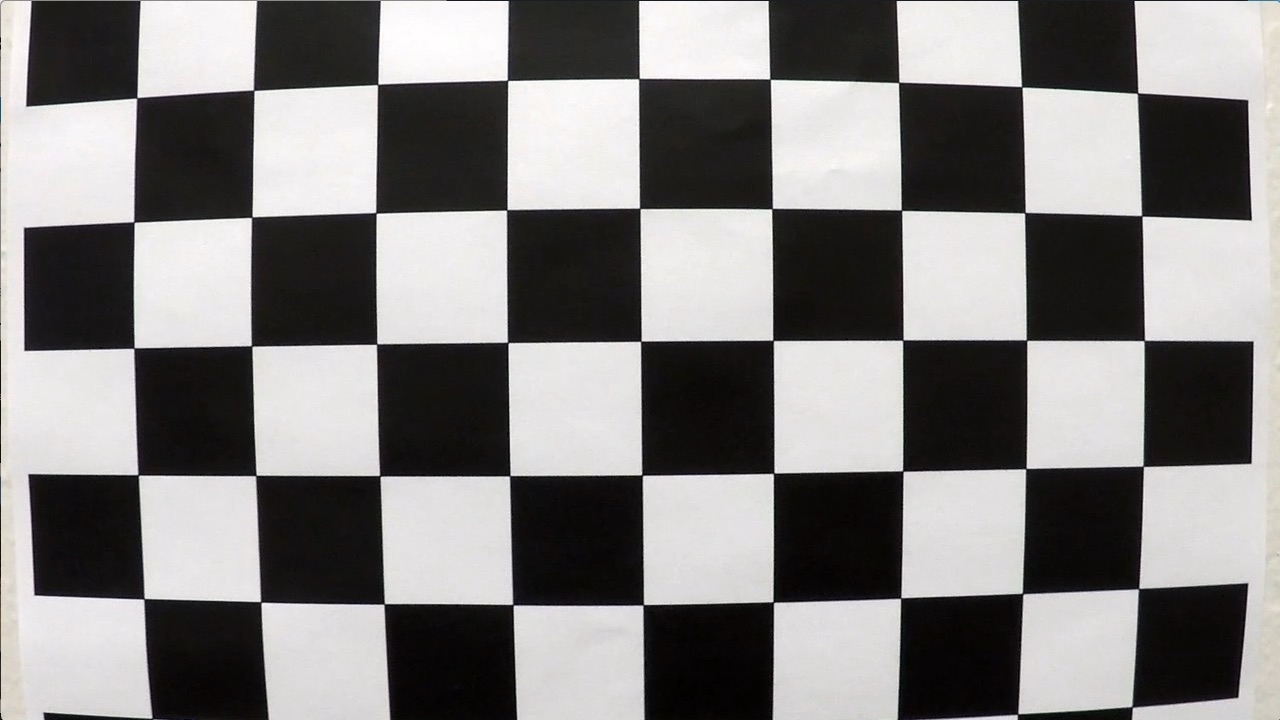
#> input picture camera_cal/calibration1.jpg, 1280 x 720 px; its folder holds 5 pictures in this run
$ jupyter execute --allow-errors lf-pipeline.ipynb   (shell and % lines are left out)   (older library calls are emulated)
#> lines starting #> are read from the running program, lines starting #| are printed output that depends on the picture
# Advanced Lane Finding Project Pipeline

## Imports

[cell 1]
import numpy as np
import matplotlib.image as mpimg
import matplotlib.pyplot as plt
import cv2

import os
import glob
import pickle

from moviepy.editor import VideoFileClip

## Camera Calbiration

`extract_points()` is responsible for generating the camera calibration matrix and distortion coefficients using the chessboard calibration images, while `camera_cal()` undistorts a given image (not used later on because only the matrix and dist coefficients are required, but its use is shown here for demonstration purposes).

[cell 2]
# [36 lines left out: function extract_points, not called in this run]

def camera_cal(filename, mtx, dist):
    '''
    args:
        - filename: filename corresponding to a calibration image
        - mtx: camera calibration matrix (can be re-calculated using extract_points())
        - dist: distortion coefficients (can also be re-calculated using extract_points())

    returns:
        - ret: bool
        - mtx: camera matrix
        - dist: distortion coefficients
        - rvecs: rotation vectors
        - tvecs: translation vectors
    '''

    split = filename.split('.')

    new_filename = filename.split('.')[-2].split('/')[-1]

    image = mpimg.imread(filename)

    # undistort image
    dst = cv2.undistort(image, mtx, dist, None, mtx)

    # write to new image for checking purposes
    plt.imsave("../undistorted/{}_undist.{}".format(new_filename, split[-1]), dst)

    fig, (ax1, ax2) = plt.subplots(1, 2, figsize = (16, 8))
    ax1.imshow(image)
    ax1.set_title("original")
    ax2.imshow(dst)
    ax2.set_title("undistorted")

    return dst

image_list = glob.glob("../camera_cal/*")

# this is only executed to generate new mtx and dist
#mtx, dist = extract_points(image_list)

# instead read saved mtx and dist from pickle file
dist_pickle = pickle.load(open("dist_pickle.p", "rb"))
#> (reads src/dist_pickle.p from the repository)
mtx = dist_pickle["mtx"]
dist = dist_pickle["dist"]

# test on a chessboard image
test_undist = camera_cal("../camera_cal/calibration1.jpg", mtx, dist)
#> in camera_cal, image is the input picture: shape (720, 1280, 3); mean R, G, B 130.1, 128.4, 127.8

# test on road images
road_undist = camera_cal("../test_images/straight_lines1.jpg", mtx, dist)
#> call 2 of camera_cal, with filename = '../test_images/straight_lines1.jpg', mtx = array of shape (3, 3), dist = array of shape (1, 5)
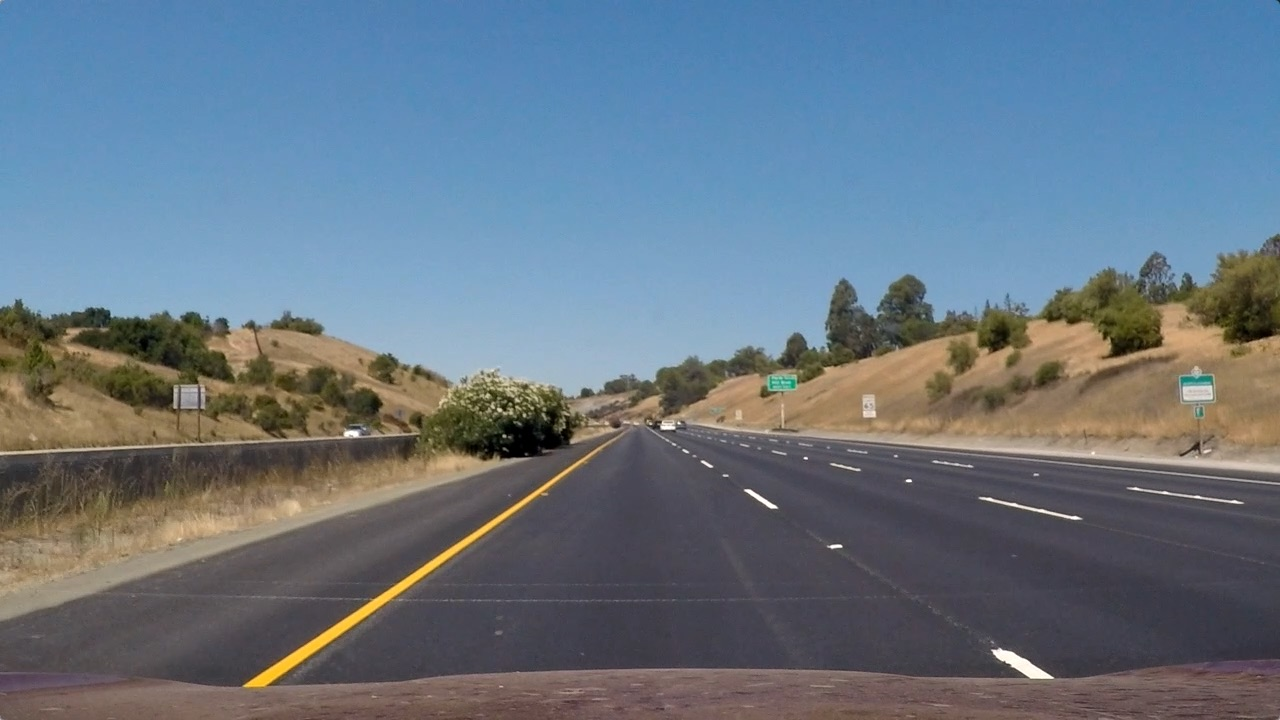
#> input picture test_images/straight_lines1.jpg, 1280 x 720 px
#> in camera_cal, image is the input picture: shape (720, 1280, 3); mean R, G, B 103.2, 117.7, 131.2

NOTE: `extract_points()` was only used to generate the matrix and distortion coefficients; for future runs, the saved mtx and dist are pulled from the pickle file.

## Gradient and Color Thresholding

At this point, the undistorted images will be prepared for lane detection. With a combination of color and gradient thresholding, pixels least likely to be relevant are hidden. I found that also adding a region of interest mask after this helped eliminate stray pixels that may be mistaken for lane lines later in the pipeline (occurred when one of the lines fails to be detected).

[cell 3]
def threshold(image):
    # convert to HLS color space
    hls = cv2.cvtColor(image, cv2.COLOR_RGB2HLS)

    s_channel = hls[:, :, 2]
    gray = cv2.cvtColor(image, cv2.COLOR_RGB2GRAY)

    sobel_x = cv2.Sobel(gray, cv2.CV_64F, 1, 0)
    abs_sobel_x = np.absolute(sobel_x)
    scaled_sobel = np.uint8(255 * abs_sobel_x / np.max(abs_sobel_x))

    sobelx_binary = np.zeros_like(scaled_sobel)
    sobelx_binary[(scaled_sobel >= 20) & (scaled_sobel <= 100)] = 1

    s_binary = np.zeros_like(s_channel)
    s_binary[(s_channel >= 100) & (s_channel <= 255)] = 1

    combined_binary = np.zeros_like(sobelx_binary)
    combined_binary[(s_binary == 1) | (sobelx_binary == 1)] = 1

    # generate region of interest mask
    vertices = np.array([[(0, combined_binary.shape[0]), (550, 456), (730, 456), (combined_binary.shape[1], combined_binary.shape[0])]], dtype = np.int32)
    mask = np.zeros_like(combined_binary)

    if len(combined_binary.shape) > 2:
        ignore_mask_color = (255,) * combined_binary.shape[2]
    else:
        ignore_mask_color = 255

    cv2.fillPoly(mask, vertices, ignore_mask_color)

    masked_combined_binary = cv2.bitwise_and(combined_binary, mask)

    return masked_combined_binary

# test on undistorted road image
thresholded = threshold(mpimg.imread("../undistorted/straight_lines1_undist.jpg"))
plt.imsave("../output_images/thresholded.jpg", thresholded, cmap = "gray")
plt.imshow(thresholded, cmap = "gray")

## Warping with Perspective Transform

The thresholded image is now warped using the same camera matrix and distortion coefficients calculated earlier, so as to provide a birds-eye view of the road. The source and destination points of the warp are hand-crafted and picked from the first straight line road sample image.

[cell 4]
def perspective_transform(image, mtx, dist, src, dest):
    M = cv2.getPerspectiveTransform(src, dest)
    M_inv = cv2.getPerspectiveTransform(dest, src)
    warped = cv2.warpPerspective(image, M, (image.shape[1], image.shape[0]), flags = cv2.INTER_LINEAR)

    return warped

# hand-picked src and destination points
# src corresponds to a trapezoidal region in the original image
# dest corresponds to a rectangular region denoting the desired configuration/position of the src region after warping
src = np.float32([
    [250, 678], # bottom left
    [585, 456], # top left
    [698, 456], # top right
    [1057, 678] # bottom right
])

dest = np.float32([
    [386, 719], # bottom left
    [386, 0],   # top left
    [894, 0],   # top right
    [894, 719]  # bottom right
])

# auxiliary function for drawing diagram lines
def draw_lines(image, polygon):

    for i in range(len(polygon)):

        cv2.line(image, tuple(polygon[i]), tuple(polygon[(i + 1) % len(polygon)]), (0, 255, 0), thickness = 3)

# test perspective transform function on thresholded image from before
warped = perspective_transform(road_undist, mtx, dist, src, dest)
#> in perspective_transform, `warped = cv2.warpPerspective(image, M, (image.shape[1], image.shape[0]..`:
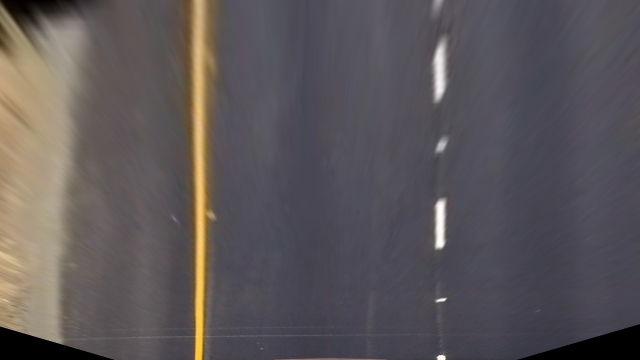
#> warped: shape (720, 1280, 3) (shown at 1/2 size); mean R, G, B 91.9, 86.5, 88.8

# draw src and dest lines
undist_copy = np.copy(road_undist)
warped_copy = np.copy(warped)

draw_lines(undist_copy, src)
draw_lines(warped_copy, dest)

fig, (ax1, ax2) = plt.subplots(1, 2, figsize = (16, 8))
ax1.imshow(undist_copy)
ax1.set_title("undistorted")

ax2.imshow(warped_copy)
ax2.set_title("perspective transformed")

## Lane Line Detection

Before detecting the pixels belonging to lane lines, I'll be using the Line class provided with some small modifications.

[cell 5]
class Line():

    def __init__(self):

        # whether the line was detected in the previous frame
        self.detected = False

        # x vals of the last n fits of the line
        self.recent_xfitted = []

        # avg x vals from the last n fits
        self.bestx = None

        # polynomial coeffs avg'd from last n fits
        self.best_fit = None

        # polynomial coeffs from previous fit
        self.prev_fit = [np.array([False])]

        # x and y vals from the current and previous detections
        self.x = None
        self.y = None
        self.prev_x = None
        self.prev_y = None

        # x and y fits from current and previous poly. fit
        self.fit_x = None
        self.fit_y = None
        self.prev_fit_x = None
        self.prev_fit_y = None

        # polynomial coeffs of current fit
        self.current_fit = [np.array([False])]

        # radius of curvature of the line
        self.radius_of_curvature = None

        # line position in image (not the distance from line to car as suggested; this will later be calculated using the base pos of L+R lane lines)
        self.line_base_pos = None

        # diff between prev and current line of best fit coefficients
        self.diffs = np.array([0, 0, 0], dtype = 'float')

At this phase, we're ready to perform basic lane line detection. Initially, I started with only the sliding windows method, in which activated pixels in a binary image (each in their respective search window) define the area of search as we progress from the bottom of the image (where the base of the lane line is detected) to the top. The pixels found are later used to fit a polynomial and obtain a much smoother line.

[cell 6]
def sliding_window(image, left_lane_line, right_lane_line):
    histogram = np.sum(image[image.shape[0] // 2:, :], axis = 0)

    out_img = np.dstack((image, image, image))

    mid = np.int(histogram.shape[0] // 2)
    left_base = np.argmax(histogram[:mid])
    right_base = np.argmax(histogram[mid:]) + mid
    car_center = mid
    lane_center = (left_base + right_base) // 2

    # set up sliding window procedure
    num_windows = 9
    margin = 100
    min_pix = 50

    win_height = np.int(image.shape[0] // num_windows)

    # all activated pixels
    nonzero = image.nonzero()
    nonzero_x = np.array(nonzero[1])
    nonzero_y = np.array(nonzero[0])

    left_current = left_base
    right_current = right_base

    left_lane_indices = []
    right_lane_indices = []

    for window in range(num_windows):
        leftx_start = left_current - margin
        rightx_start = right_current - margin
        leftx_end = left_current + margin
        rightx_end = right_current + margin

        y_start = image.shape[0] - (window + 1) * win_height
        y_end = image.shape[0] - window * win_height

        cv2.rectangle(out_img, (leftx_start, y_start), (leftx_end, y_end), (0, 255, 0), 2)
        cv2.rectangle(out_img, (rightx_start, y_start), (rightx_end, y_end), (0, 255, 0), 2)

        # extract nonzero pixels in windows
        left_inds = ((nonzero_y >= y_start) & (nonzero_y < y_end) & (nonzero_x >= leftx_start) & (nonzero_x < leftx_end)).nonzero()[0]
        right_inds = ((nonzero_y >= y_start) & (nonzero_y < y_end) & (nonzero_x >= rightx_start) & (nonzero_x < rightx_end)).nonzero()[0]

        left_lane_indices.append(left_inds)
        right_lane_indices.append(right_inds)

        if len(left_inds) > min_pix:
            left_current = np.int(np.mean(nonzero_x[left_inds]))

        if len(right_inds) > min_pix:
            right_current = np.int(np.mean(nonzero_x[right_inds]))

    left_lane_indices = np.concatenate(left_lane_indices)
    right_lane_indices = np.concatenate(right_lane_indices)

    left_x = nonzero_x[left_lane_indices]
    left_y = nonzero_y[left_lane_indices]
    right_x = nonzero_x[right_lane_indices]
    right_y = nonzero_y[right_lane_indices]

    left_lane_line.detected = True
    right_lane_line.detected = True

    left_lane_line.prev_x = left_lane_line.x
    left_lane_line.x =  left_x
    left_lane_line.prev_y = left_lane_line.y
    left_lane_line.y =  left_y

    right_lane_line.prev_x = right_lane_line.x
    right_lane_line.x = right_x
    right_lane_line.prev_y = right_lane_line.y
    right_lane_line.y = right_y

    left_lane_line, right_lane_line, y, out_img = fit_poly(image.shape, left_lane_line, right_lane_line, out_img)

    return left_lane_line, right_lane_line, car_center, lane_center, y, out_img

# fit the detected lane pixels a polynomial
def fit_poly(img_shape, left_lane_line, right_lane_line, out_img):

    left_fit = np.polyfit(left_lane_line.y, left_lane_line.x, deg = 2)
    right_fit = np.polyfit(right_lane_line.y, right_lane_line.x, deg = 2)

    y = np.linspace(0, img_shape[0] - 1, img_shape[0])

    left_fitx = left_fit[0] * y ** 2 + left_fit[1] * y + left_fit[2]
    right_fitx = right_fit[0] * y ** 2 + right_fit[1] * y + right_fit[2]

    out_img[left_lane_line.y, left_lane_line.x] = [255, 0, 0]
    out_img[right_lane_line.y, right_lane_line.x] = [0, 0, 255]

    left_lane_line.prev_fit_x = left_lane_line.fit_x
    left_lane_line.fit_x = left_fit

    right_lane_line.prev_fit_x = right_lane_line.fit_x
    right_lane_line.fit_x = right_fit

    left_lane_line.current_fit.append(left_fit)
    right_lane_line.current_fit.append(right_fit)

    left_lane_line.fit_y = y
    right_lane_line.fit_y = y

    return left_lane_line, right_lane_line, y, out_img

# testing the sliding window method
# line objects
left_lane_line = Line()
right_lane_line = Line()

# get warped binary image from thresholding step
warped = perspective_transform(thresholded, mtx, dist, src, dest)

left_lane_line, right_lane_line, car_center, lane_center, y, out_img = sliding_window(warped, left_lane_line, right_lane_line)
#> in sliding_window, `histogram = np.sum(image[image.shape[0] // 2:, :], axis = 0)`: histogram = 1280 values, max 360 at index 390, min 0 at index 0, mean 10.1
#> in sliding_window, `left_base = np.argmax(histogram[:mid])`: left_base = 390
#> in sliding_window, `right_base = np.argmax(histogram[mid:]) + mid`: right_base = 883
#> in sliding_window, `lane_center = (left_base + right_base) // 2`: lane_center = 636
#> in sliding_window, `nonzero = image.nonzero()`: nonzero = 34092 positions, rows 0 to 719, columns 339 to 909
#> in sliding_window, `left_current = left_base`: left_current = 390
#> in sliding_window, `right_current = right_base`: right_current = 883
#> the loop in sliding_window, `for window in range(num_windows):` made 9 passes
#> (leftx_start, rightx_start, leftx_end, rightx_end, left_current, right_current) on passes 1 to 8: (290, 783, 490, 983, 398, 882), (298, 782, 498, 982, 398, 878), (298, 778, 498, 978, 399, 878), (299, 778, 499, 978, 399, 880), (299, 780, 499, 980, 399, 889), (299, 789, 499, 989, 397, 882), (297, 782, 497, 982, 397, 875), (297, 775, 497, 975, 401, 883)
#> after the loop in sliding_window, `for window in range(num_windows):`:
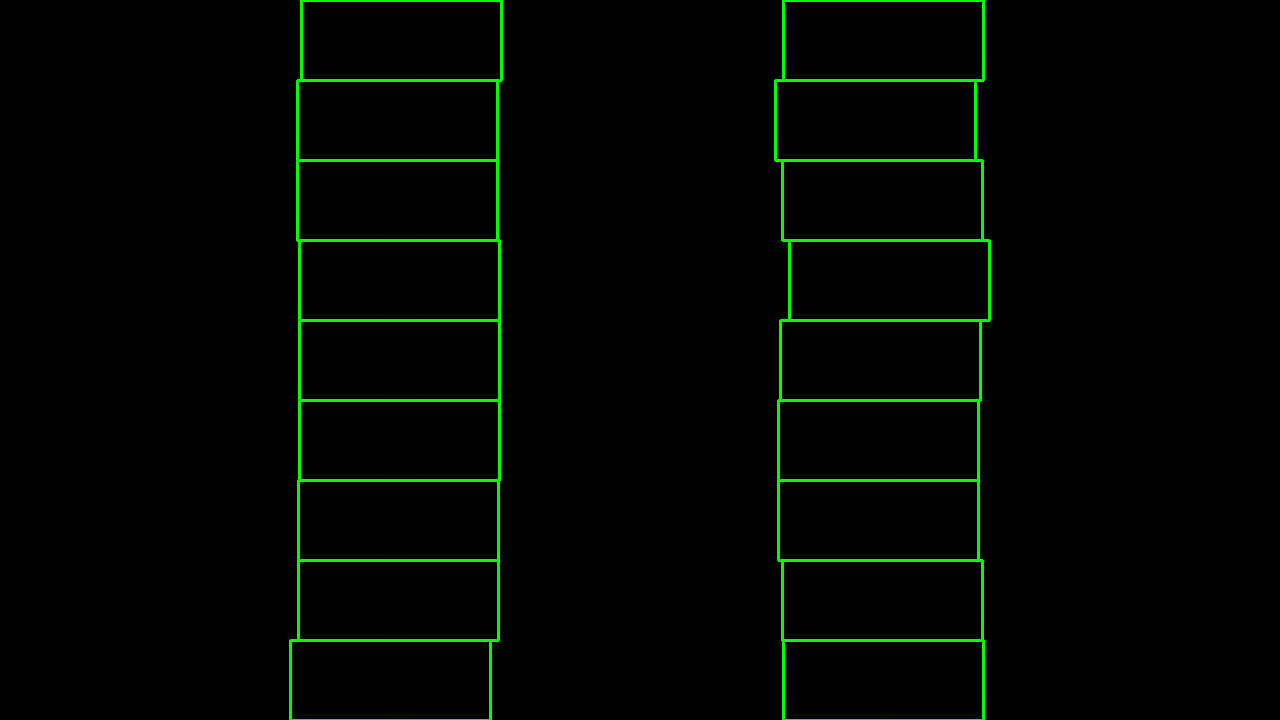
#> out_img: shape (720, 1280, 3); mean of channels 0, 1, 2 0, 5.4, 0; drawn as B, G, R
#> after the loop in sliding_window, `for window in range(num_windows):`: left_lane_indices = 9 items
#> in sliding_window, `right_lane_indices = np.concatenate(right_lane_indices)`: right_lane_indices = 7767 values, max 34091 at index 185, min 49 at index 6776, mean 14893.2
#> in sliding_window, `right_x = nonzero_x[right_lane_indices]`: right_x = 7767 values, max 909 at index 4899, min 855 at index 6619, mean 880.4
#> in sliding_window, `right_y = nonzero_y[right_lane_indices]`: right_y = 7767 values, max 719 at index 171, min 0 at index 6776, mean 247.5
#> in sliding_window, `right_lane_line.x = right_x`: right_lane_line.x has the same summary as right_x
#> in sliding_window, `right_lane_line.y = right_y`: right_lane_line.y has the same summary as right_y
#> in fit_poly, `left_fit = np.polyfit(left_lane_line.y, left_lane_line.x, deg = 2)`: left_fit = [-4.44e-06, 0.00288, 398.6]
#> in fit_poly, `right_fit = np.polyfit(right_lane_line.y, right_lane_line.x, deg = 2)`: right_fit = [-9.01e-06, 0.00709, 879.4]
#> in fit_poly, `left_fitx = left_fit[0] * y ** 2 + left_fit[1] * y + left_fit[2]`: left_fitx = 720 values, max 399.1 at index 324, min 398.4 at index 719, mean 398.9
#> in fit_poly, `right_fitx = right_fit[0] * y ** 2 + right_fit[1] * y + right_fit[2]`: right_fitx = 720 values, max 880.8 at index 393, min 879.4 at index 0, mean 880.4
#> in fit_poly, `left_lane_line.fit_x = left_fit`: left_lane_line.fit_x = [-4.44e-06, 0.00288, 398.6]
#> in fit_poly, `right_lane_line.fit_x = right_fit`: right_lane_line.fit_x = [-9.01e-06, 0.00709, 879.4]
#> in sliding_window, `left_lane_line, right_lane_line, y, out_img = fit_poly(image.shape, le..`: y = 720 values from 0 to 719
#> car_center = 640; lane_center = 636; y = 720 values from 0 to 719

fig, (ax1, ax2) = plt.subplots(1, 2, figsize = (16, 8))

ax1.imshow(warped, cmap = "gray")
ax1.set_title("warped")

ax2.imshow(out_img, cmap = "gray")
ax2.plot(left_lane_line.x, left_lane_line.y, color = "red")
ax2.plot(right_lane_line.x, right_lane_line.y, color = "blue")
ax2.set_title("detected + fit to poly")
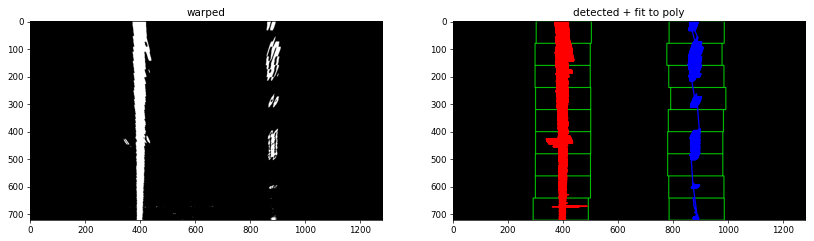
#> figure drawn by matplotlib, 2 panels

### Searching from prior frames

If we've detected a lane line in the previous frame(s), there's no need to start from scratch since the positions of lane lines change very little from frame to frame. So, instead, search in a region around the previous lane lines for activated pixels. During testing, I found that the predictions of lane lines would fall apart if there was a significant stretch of little pixel activation when thresholding, leading to "wobbly" lane line predictions. So, rather than use prior frame search as a complete substitute to the sliding window method, I only use it when it is likely that faulty lines were detected in the sliding window approach (i.e. the detected lines cause abnormalities in curvature, are not nearly parallel, etc.).

[cell 7]
# [18 lines left out: function prior_frame_search, not called in this run]

### Calculating Lane Curvature

Once the predicted lane lines are fit to polynomial curves, we can calculate the radius of curvature of the lane. The radius of curvature respresents the radius of the circle most closely approximating a curve at some point. In this case, we'll be estimating the radius of curvature of the road at a point slightly ahead of the vehicle. Very large radii indicate extremely low curvature (straight roads), while smaller radii (typically less than 10km) indicate wide turns and curves.
Before returning a value to the pipeline, the calculated curvature is converted from units in pixel space to units in real world space (meters).

[cell 8]
# [21 lines of commented-out code are left out]

def curvature(fit_x, fit_y):

    xm_per_pix = 3.7 / 700
    ym_per_pix = 30 / 720

    y_eval = 456 * ym_per_pix

    fit_rw = np.polyfit(fit_y * ym_per_pix, fit_x * xm_per_pix, 2)

    curve_rad = ((1 + (2*fit_rw[0]*y_eval + fit_rw[1])**2)**1.5) / np.absolute(2*fit_rw[0])

    return curve_rad

#> (the rest of this cell did not finish here and is left out)

### Calculating Vehicle Offset

Finding the vehicle's offset from the center of the lane simply becomes a comparison of the center pixels of the input image (since we assume that the camera is mounted at or near the center of the vehicle) and the approximate center of the detected lane lines. These values were saved previously when the histogram filter was calculated.
Offset values are relative to the center of the lane, so negative values indicate the vehicle is right of center, while positive values indicate the vehicle is left of center.

[cell 9]
def offset(car_center, lane_center):

    xm_per_pix = 3.7 / 700
    return round((lane_center - car_center) * xm_per_pix, 2)

print("Vehicle offset: {}m".format(offset(car_center, lane_center)))
#| Vehicle offset: -0.02m
